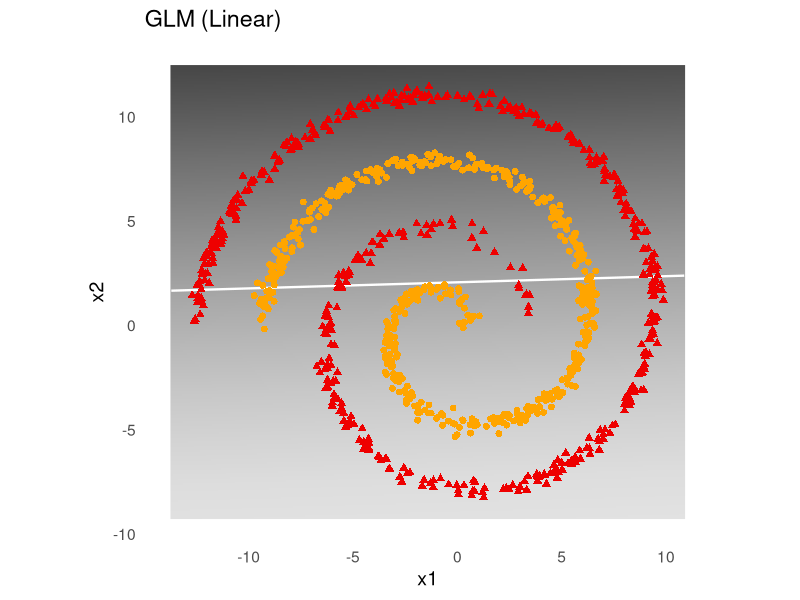
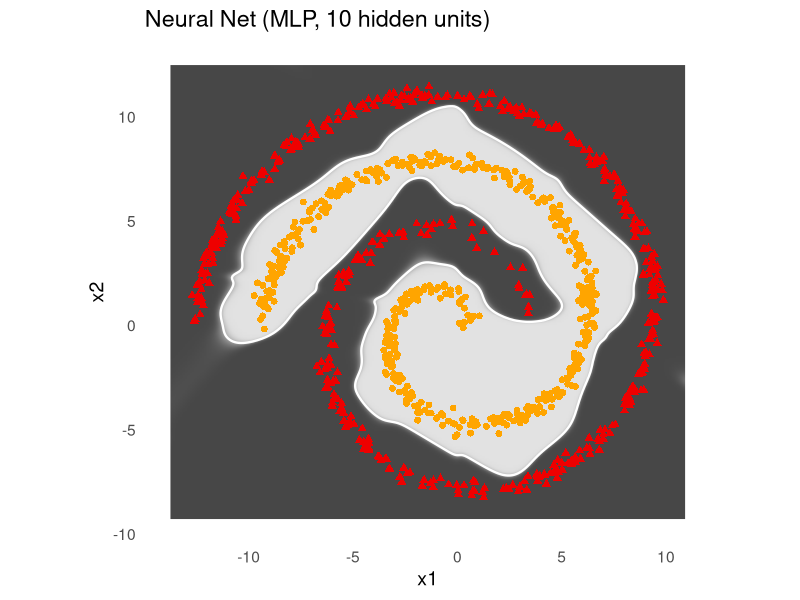
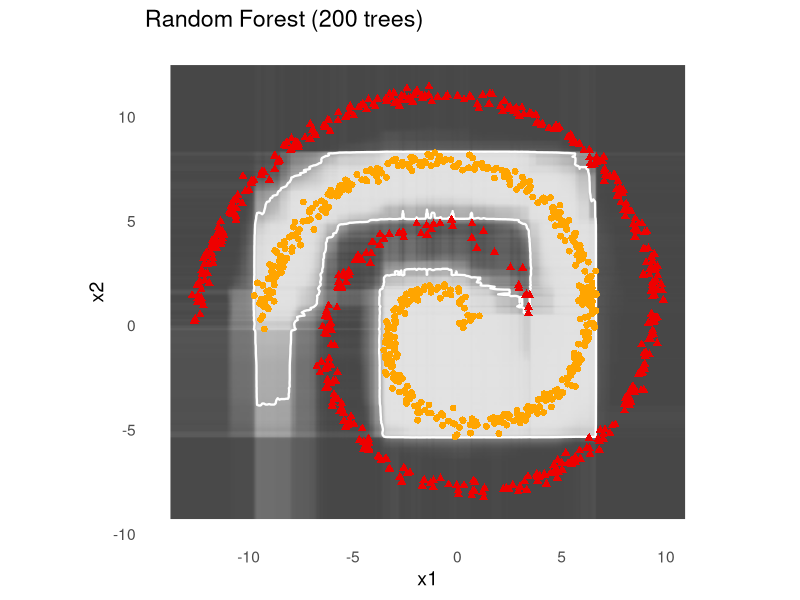

Write the R code that produced these figures, in order.
# install.packages(c("ggplot2", "viridis", "nnet", "randomForest"))  # if needed
library(ggplot2)
library(viridis)
library(nnet)
library(randomForest)
require(colorspace)

#--------------------------
# 1. Spiral Data Generator
#--------------------------
make_spiral <- function(n_points = 500, noise = 0.2, n_turns = 1.5) {
  theta <- sqrt(runif(n_points)) * 2 * pi * n_turns
  r1 <- theta
  r2 <- theta + pi
  x1 <- r1 * cos(theta) + rnorm(n_points, 0, noise)
  y1 <- r1 * sin(theta) + rnorm(n_points, 0, noise)
  x2 <- r2 * cos(theta) + rnorm(n_points, 0, noise)
  y2 <- r2 * sin(theta) + rnorm(n_points, 0, noise)

  df <- data.frame(
    x1 = c(x1, x2),
    x2 = c(y1, y2),
    class = factor(c(rep(0, n_points), rep(1, n_points)))
  )
  return(df)
}

# Generate the spiral data
set.seed(42)
df <- make_spiral(n_points = 500, noise = 0.2, n_turns = 1.5)

#--------------------------
# 2. Build prediction grid
#--------------------------
x1_seq <- seq(min(df$x1) - 1, max(df$x1) + 1, length.out = 300)
x2_seq <- seq(min(df$x2) - 1, max(df$x2) + 1, length.out = 300)
grid <- expand.grid(x1 = x1_seq, x2 = x2_seq)

#--------------------------
# 3. GLM baseline
#--------------------------
glm_mod <- glm(class ~ x1 + x2, family = binomial, data = df)
grid$prob_glm <- predict(glm_mod, newdata = grid, type = "response")

#--------------------------
# 4. Neural Net (MLP)
#--------------------------
nn_mod <- nnet(
  x = df[, c("x1", "x2")],
  y = class.ind(df$class),
  size = 25,          # hidden layer size
  softmax = TRUE,     # for classification
  maxit = 300,
  decay = 1e-4,
  trace = FALSE
)
grid$prob_nn <- predict(nn_mod, newdata = grid)[, 2]

#--------------------------
# 5. Random Forest
#--------------------------
rf_mod <- randomForest(class ~ x1 + x2, data = df, ntree = 1000)
grid$prob_rf <- as.numeric(predict(rf_mod, newdata = grid, type = "prob")[, 2])

#--------------------------
# 6. Plot function
#--------------------------
plot_model <- function(grid, prob_col, df, title) {
  ggplot() +
    geom_raster(data = grid, aes(x = x1, y = x2, fill = !!as.name(prob_col)), interpolate = TRUE) +
    geom_contour(data = grid, aes(x = x1, y = x2, z = !!as.name(prob_col)),
                 breaks = 0.5, color = "white", size = 0.8) +
    geom_point(data = df, aes(x = x1, y = x2, color = class,shape=class), size = 2) +
    scale_fill_continuous_sequential(name = "P(class=1)","Light Grays") +
    scale_color_manual(values = c("orange", "red2")) +
    coord_equal() +
    labs(title = title, x = "x1", y = "x2") +
    theme_minimal(base_size = 14) +
    theme(legend.position = "none", panel.grid = element_blank())
}

#--------------------------
# 7. Visualize
#--------------------------
plot_glm <- plot_model(grid, "prob_glm", df, "GLM (Linear)")
plot_nn  <- plot_model(grid, "prob_nn", df, "Neural Net (MLP, 10 hidden units)")
plot_rf  <- plot_model(grid, "prob_rf", df, "Random Forest (200 trees)")

# Display
print(plot_glm)
print(plot_nn)
print(plot_rf)
